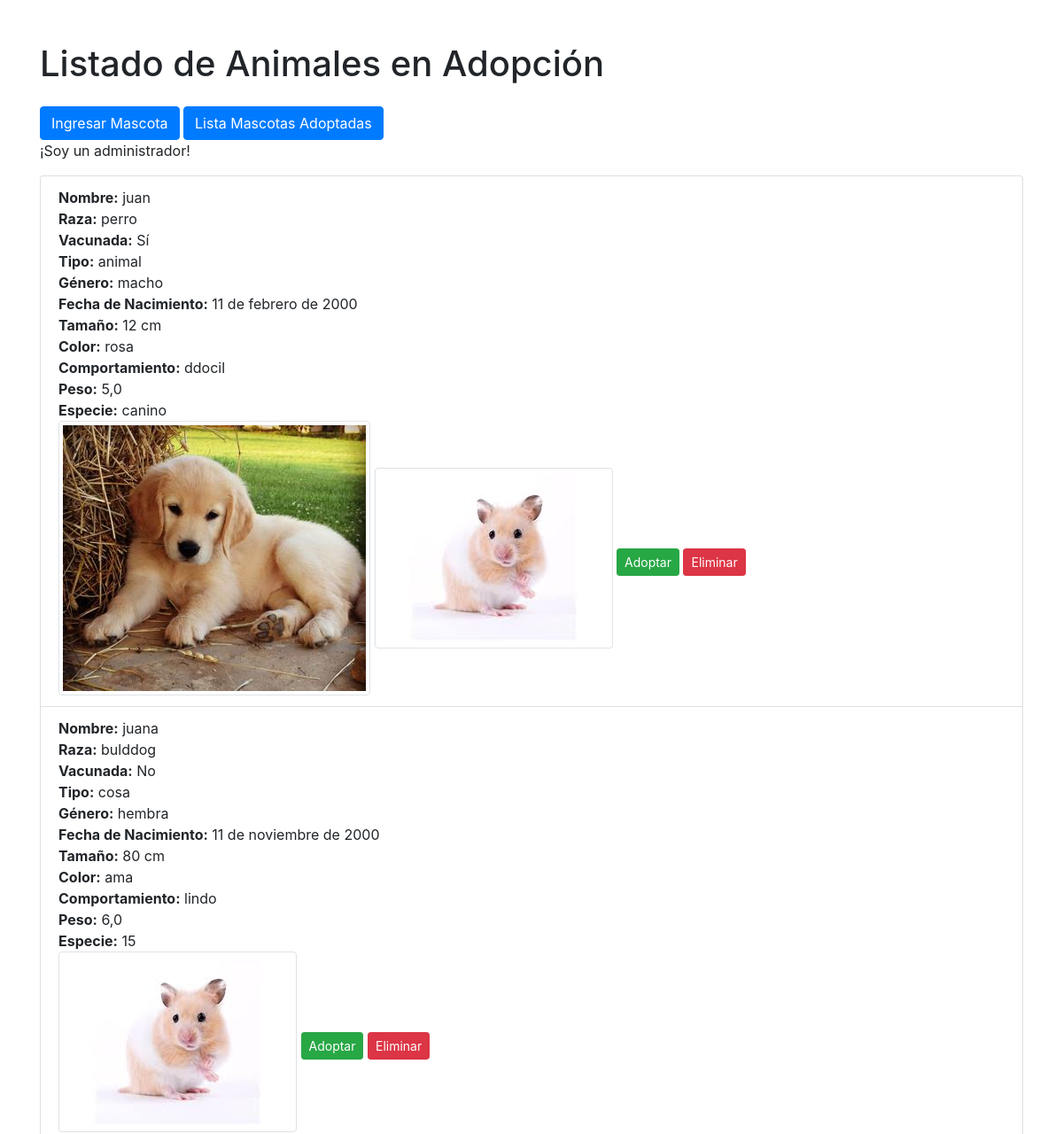
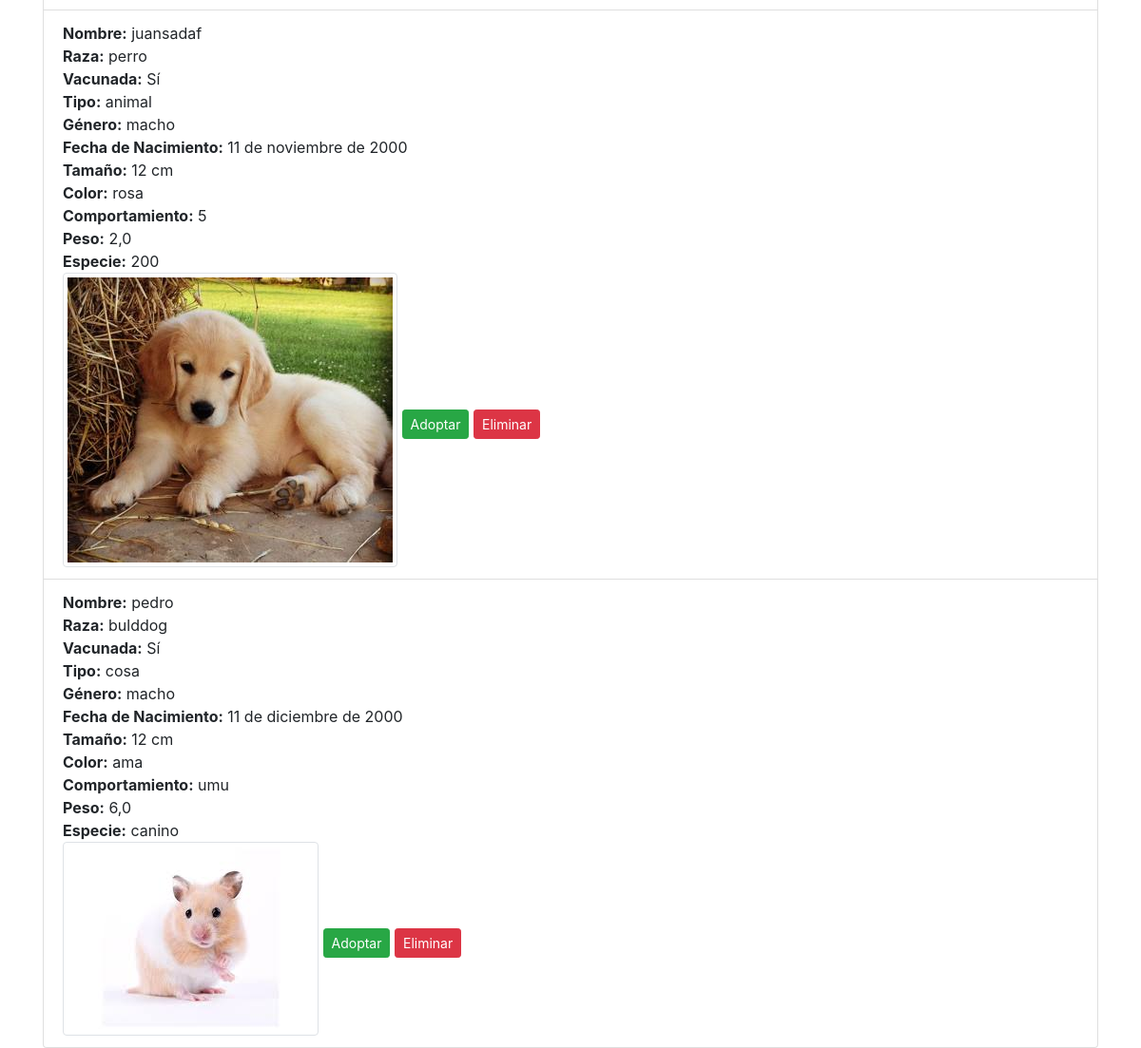
The page /listado_mascotas/ (signed in) on the database its author committed (2 pictures, top to bottom).
### mascotas/models.py (models this page shows, shortened)
class Mascota(models.Model):
    id_mascotas = models.AutoField(primary_key=True)
    rut_usuario = models.ForeignKey('mascotas.Usuario', related_name='mascotas', on_delete=models.CASCADE)
    nombre_m = models.CharField(max_length=100)
    raza_m = models.CharField(max_length=100)
    vacuna_m = models.BooleanField(default=False)
    tipo_m = models.CharField(max_length=100)
    genero_m = models.CharField(max_length=10)
    fecha_nac_m = models.DateField()
    tamaño_m = models.CharField(max_length=20)
    color_m = models.CharField(max_length=50)
    comportamiento_m = models.TextField()
    peso_m = models.FloatField()
    especie_m = models.CharField(max_length=50)
    imagen = models.ImageField(upload_to='uploads', blank=True, null=True)
    imagen2 = models.ImageField(upload_to='uploads', blank=True, null=True)
    class Meta:
        app_label = 'mascotas'

### mascotas/views.py (the view)
# urls.py: path('listado_mascotas/', views.listado_mascotas, name='listado_mascotas'),
def listado_mascotas(request):
    mascotas = Mascota.objects.all()
    es_admin = request.user.is_authenticated and request.user.is_staff
    return render(request, 'listado_mascotas.html', {'mascotas': mascotas, 'es_admin': es_admin})

### mascotas/templates/listado_mascotas.html (shortened to what this page needs)
<!DOCTYPE html>
<html lang="es">
<head>
    <link rel="stylesheet" href="https://stackpath.bootstrapcdn.com/bootstrap/4.5.2/css/bootstrap.min.css">
</head>
<body class="container mt-5">
    <h1>Listado de Animales en Adopción</h1>
    {% if user.is_authenticated %}
    {% if user.is_staff %}
        <a href="{% url 'ingresar_mascota' %}" class="btn btn-primary mt-3">Ingresar Mascota</a>
        <a href="{% url 'adoptar_mascota_lista' %}" class="btn btn-primary mt-3">Lista Mascotas Adoptadas</a>
    {% endif %}
{% endif %}
{% if user.is_authenticated %}
    {% if user.is_staff %}
        <p>¡Soy un administrador!</p>
    {% else %}
        <p>No soy administrador.</p>
    {% endif %}
{% endif %}
    <ul class="list-group">
        {% for mascota in mascotas %}
            <li class="list-group-item">
                <strong>Nombre:</strong> {{ mascota.nombre_m }}<br>
                <strong>Raza:</strong> {{ mascota.raza_m }}<br>
                <strong>Vacunada:</strong> {% if mascota.vacuna_m %}Sí{% else %}No{% endif %}<br>
                <strong>Tipo:</strong> {{ mascota.tipo_m }}<br>
                <strong>Género:</strong> {{ mascota.genero_m }}<br>
                <strong>Fecha de Nacimiento:</strong> {{ mascota.fecha_nac_m }}<br>
                <strong>Tamaño:</strong> {{ mascota.tamaño_m }}<br>
                <strong>Color:</strong> {{ mascota.color_m }}<br>
                <strong>Comportamiento:</strong> {{ mascota.comportamiento_m }}<br>
                <strong>Peso:</strong> {{ mascota.peso_m }}<br>
                <strong>Especie:</strong> {{ mascota.especie_m }}<br>
                {% if mascota.imagen %}
                    <a href="#" data-toggle="modal" data-target="#imagenModal{{ mascota.id_mascotas }}_1">
                        <img src="{{ mascota.imagen.url }}" alt="Imagen 1 de {{ mascota.nombre_m }}" class="img-thumbnail">
                    </a>
                {% endif %}
                {% if mascota.imagen2 %}
                    <a href="#" data-toggle="modal" data-target="#imagenModal{{ mascota.id_mascotas }}_2">
                        <img src="{{ mascota.imagen2.url }}" alt="Imagen 2 de {{ mascota.nombre_m }}" class="img-thumbnail">
                    </a>
                {% endif %}
                <a href="{% url 'adoptar_mascota' mascota.id_mascotas %}" class="btn btn-success btn-sm mt-2">Adoptar</a>
                {% if user.is_authenticated and user.is_staff %}
                <form method="post" action="{% url 'eliminar_mascota' mascota.id_mascotas %}" style="display:inline;">
                    <button type="submit" class="btn btn-danger btn-sm mt-2">Eliminar</button>
                </form>
            {% endif %}
            </li>
        {% endfor %}
    </ul>
</body>
</html>

### rows shown on the page
Mascota: nombre_m "juan", raza_m "perro", vacuna_m "Sí", tipo_m "animal", genero_m "macho", fecha_nac_m "11 de febrero de 2000", tamaño_m "12 cm", color_m "rosa", comportamiento_m "ddocil", peso_m "5,0", especie_m "canino", imagen (picture), imagen2 (picture)
Mascota: nombre_m "juana", raza_m "bulddog", vacuna_m "No", tipo_m "cosa", genero_m "hembra", fecha_nac_m "11 de noviembre de 2000", tamaño_m "80 cm", color_m "ama", comportamiento_m "lindo", peso_m "6,0", especie_m "15", imagen (picture)
Mascota: nombre_m "juansadaf", raza_m "perro", vacuna_m "Sí", tipo_m "animal", genero_m "macho", fecha_nac_m "11 de noviembre de 2000", tamaño_m "12 cm", color_m "rosa", comportamiento_m "5", peso_m "2,0", especie_m "200", imagen (picture)
Mascota: nombre_m "pedro", raza_m "bulddog", vacuna_m "Sí", tipo_m "cosa", genero_m "macho", fecha_nac_m "11 de diciembre de 2000", tamaño_m "12 cm", color_m "ama", comportamiento_m "umu", peso_m "6,0", especie_m "canino", imagen (picture)
